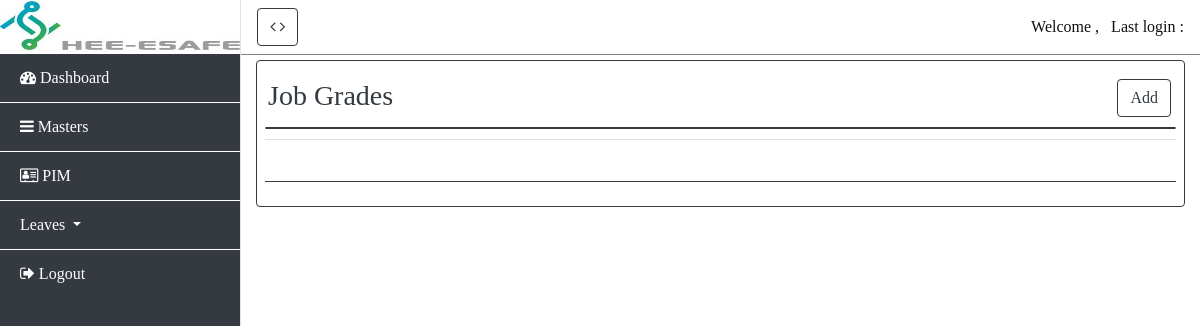
The app's page /masters/jobgrade/, older data.
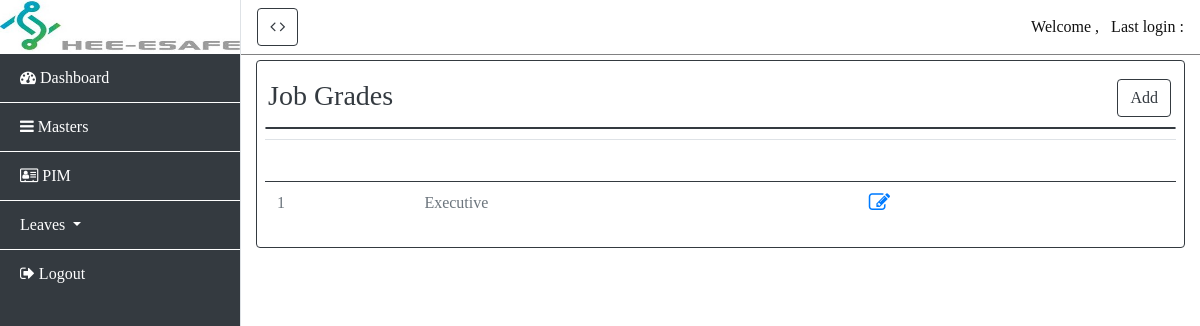
The same page, newer data.
### masters/models.py (models this page shows, shortened)
class Jobgrade(models.Model):
    jobgrade = models.CharField(max_length=50)

### masters/views.py (the view)
# urls.py: path('jobgrade/', views.jobgrade, name = 'jobgrade'),
def jobgrade(request):
    if request.method == 'POST':
        grade = Jobgrade(jobgrade=request.POST['jobgrade'])
        grade.save()
        return redirect('jobgrade')
    else:
        grades = Jobgrade.objects.all().order_by('jobgrade')
    return render(request,'jobgrades.html',{'title':'jobgrades List','grades':grades})

### masters/templates/jobgrades.html (shortened to what this page needs)
{% extends 'login/dashboard.html' %}
{% block content %}
<div class="container-fluid text-right" style="margin:10px;">
    <h3 style="float: left;margin-left: -22px;">Job Grades</h3>
    <button type="button" class="btn btn-primary" data-toggle="modal" data-target="#addjobgrade">
        Add
    </button>
</div>
<div class="card" style="margin: 10px 0px 10px 0px;"></div>
        <table id="example" class="table table-striped" style="width:100%">
        <thead>
            <tr>
                <th>#</th>
                <th>Job Grade</th>
                <th>Action</th>
            </tr>
        </thead>
        <tbody>
            {% for grade in grades %}
            <tr>
                <td>{{ forloop.counter }}</td>
                <td>{{ grade.jobgrade }}</td>
                <td data-toggle="tooltip" title="Click to edit">
                    <a href="#" data-toggle="modal" data-target="#editjobgrade{{ grade.id }}"><i
                            class="fa fa-pencil-square-o fa-lg" aria-hidden="true"></i></a>
                </td>
            </tr>
            {% endfor %}
        </tbody>
    </table>
</div>
{% endblock %}

Row changes from the older to the newer data that the page shows:
added Jobgrade: jobgrade "Executive"
